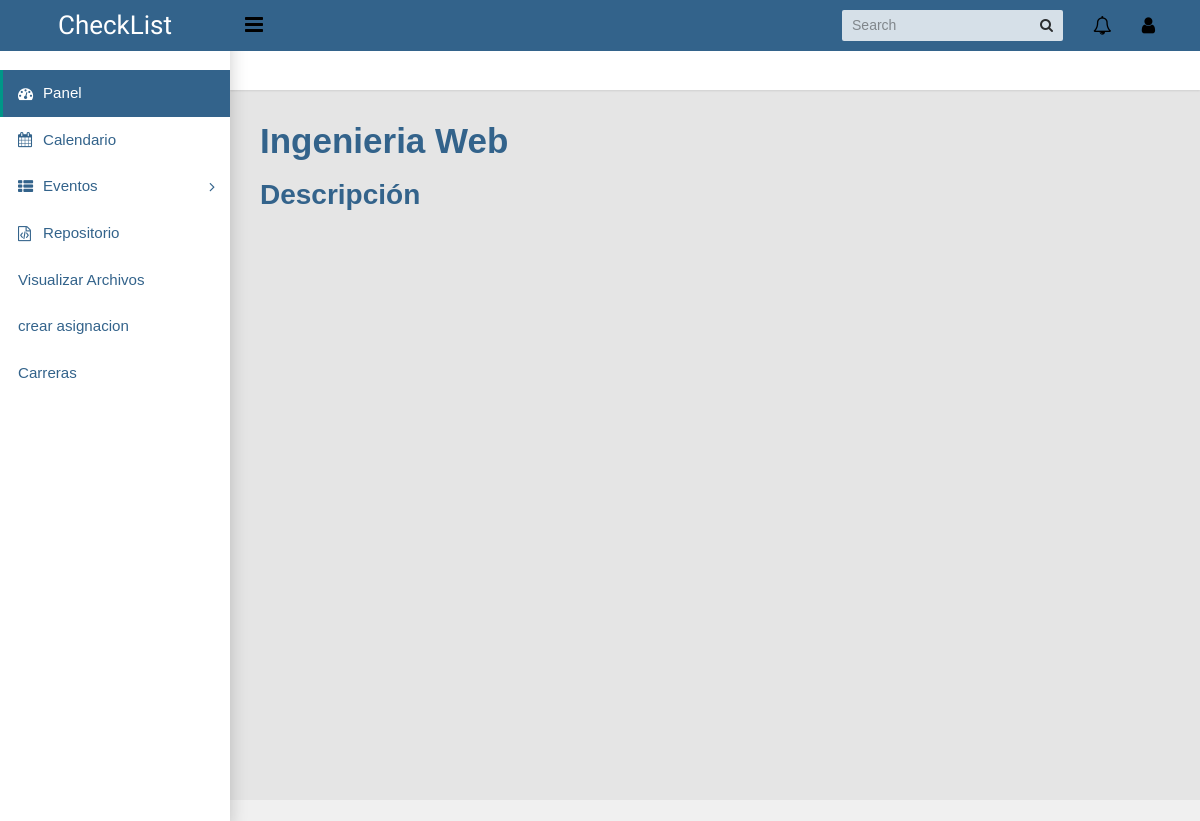
Page /archivos-subidos/ (signed in) on the earlier database version.
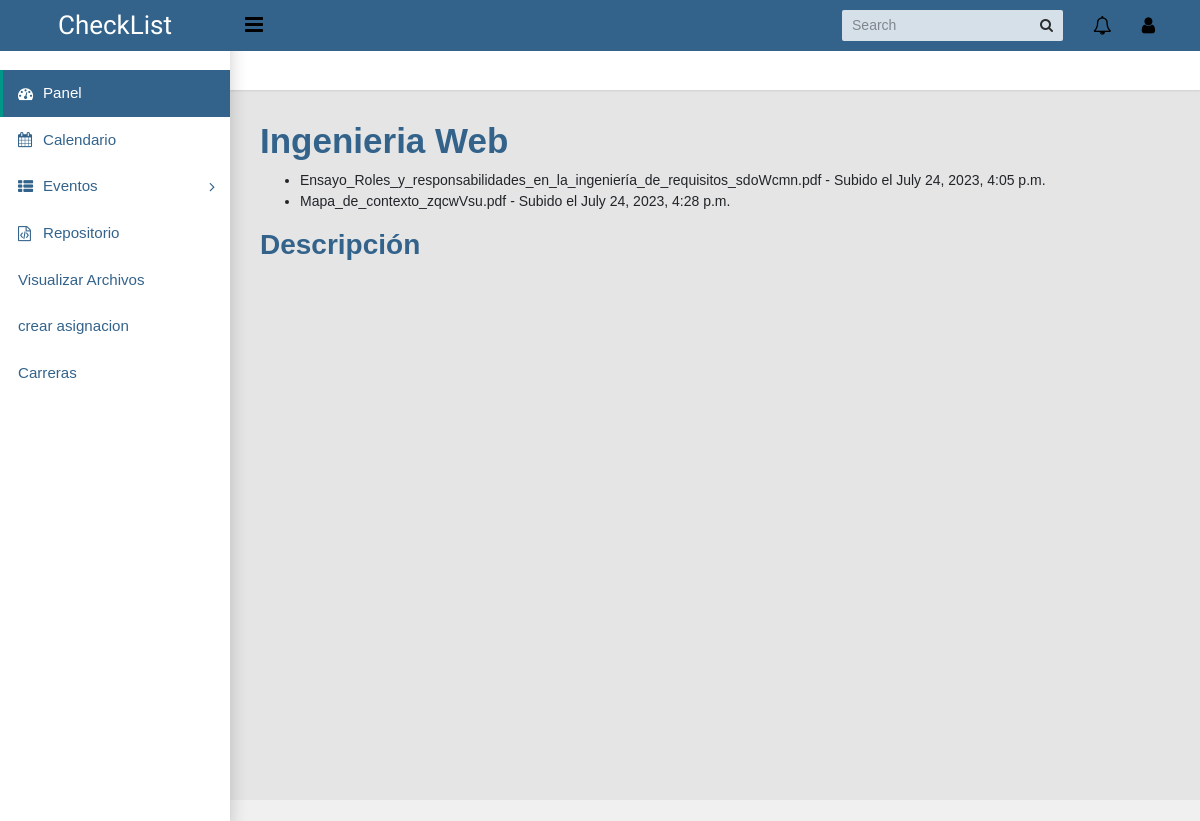
Same page on the later database version.
### calendarapp/models/archivos.py (models this page shows, shortened)
class Archivos(models.Model):
    archivo = models.FileField()
    user = models.ForeignKey(User, on_delete=models.CASCADE, related_name="user_archivo")
    fecha_subida = models.DateTimeField(auto_now_add=True)
    materia = models.ForeignKey(Materia, on_delete=models.CASCADE, related_name='archivo_materia', null=True)

### calendarapp/views/archivo.py (the view)
# urls.py: path('archivos-subidos/', archivo.archivos_subidos, name='archivos_subidos'),
def archivos_subidos(request):
    archivos = Archivos.objects.filter(user=request.user)
    return render(request, 'archivos_subidos.html', {'archivos': archivos})

### templates/archivos_subidos.html (shortened to what this page needs)
<!DOCTYPE html>
{% extends "base.html" %}
{% block content %}
<html>
<head>
</head>
<body>
    <h1 style="color: #33638B;">Ingenieria Web</h1>
    <ul>
        {% for archivo in archivos %}
        <li>{{ archivo.archivo.name }} - Subido el {{ archivo.fecha_subida }}</li>
        {% endfor %}
    </ul>
    <h2 style="color: #33638B;">Descripción</h2>
</body>
</html>
{% endblock %}

### templates/base.html (shortened to what this page needs)
<!DOCTYPE html>
<html lang="en">
    {% load static %}
    <head>
        <link rel="stylesheet" type="text/css" href="{% static 'css/main.css' %}" />
        <link rel="stylesheet" type="text/css" href="https://maxcdn.bootstrapcdn.com/font-awesome/4.7.0/css/font-awesome.min.css" />
        <link rel="stylesheet" href="{% static 'css/carreras.css' %}">
    </head>
    <body class="app sidebar-mini">
        <header class="app-header">
            <a class="app-header__logo" href="#">CheckList</a>
            <a class="app-sidebar__toggle" href="#" data-toggle="sidebar" aria-label="Hide Sidebar"></a>
            <ul class="app-nav">
                <li class="app-search">
                    <input class="app-search__input" type="search" placeholder="Search" />
                    <button class="app-search__button"><i class="fa fa-search"></i></button>
                </li>
                <li class="dropdown">
                    <a class="app-nav__item" href="#" data-toggle="dropdown" aria-label="Show notifications"><i class="fa fa-bell-o fa-lg"></i></a>
                </li>
                <li class="dropdown">
                    <a class="app-nav__item" href="#" data-toggle="dropdown" aria-label="Open Profile Menu"><i class="fa fa-user fa-lg"></i></a>
                </li>
            </ul>
        </header>
        <aside class="app-sidebar">
            <ul class="app-menu">
                <li>
                    <a class="app-menu__item active" href="{% url 'dashboard' %}"><i class="app-menu__icon fa fa-dashboard"></i><span class="app-menu__label">Panel</span></a>
                </li>
                <li>
                    <a class="app-menu__item" href="{% url 'calendarapp:calendar' %}"><i class="app-menu__icon fa fa-calendar"></i><span class="app-menu__label">Calendario</span></a>
                </li>
                <li class="treeview">
                    <a class="app-menu__item" href="#" data-toggle="treeview"><i class="app-menu__icon fa fa-th-list"></i><span class="app-menu__label">Eventos</span><i class="treeview-indicator fa fa-angle-right"></i></a>
                </li>
                <li>
                    <a class="app-menu__item" href="{% url 'calendarapp:upload_file' %}"><i class="app-menu__icon fa fa-file-code-o"></i><span class="app-menu__label">Repositorio</span></a>
                </li>
                <li><a class="app-menu__item" href="{% url 'calendarapp:archivos_subidos' %}">Visualizar Archivos</a></li>
                <li><a class="app-menu__item" href="{% url 'calendarapp:crear_asignacion' %}">crear asignacion</a></li>
                <li><a class="app-menu__item" href="{% url 'calendarapp:visualizar' %}">Carreras</a></li>
            </ul>
        </aside>
        <main class="app-content">
            <div class="app-title">
            </div>
            {% block content %}
            {% endblock content %}
        </main>
    </body>
</html>

### templates/base/js.html (shortened to what this page needs)
{% load static %}

### static/css/carreras.css (style rules this page uses)
body { font-family: Arial, sans-serif; background-color: #f0f0f0; margin: 0; padding: 0; }

Differences in the rows shown:
added Archivos: archivo.name "Ensayo_Roles_y_responsabilidades_en_la_ingeniería_de_requisitos_sdoWcmn.pdf", fecha_subida "July 24, 2023, 4:05 p.m."
added Archivos: archivo.name "Mapa_de_contexto_zqcwVsu.pdf", fecha_subida "July 24, 2023, 4:28 p.m."
